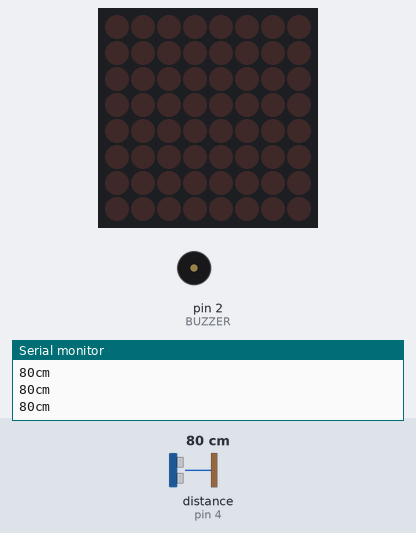
Recording of a sketch running on a simulated Arduino Uno, built with avr-gcc and run on an emulated ATmega328P. Parts: 8×8 LED matrix, buzzer (waves = sounding), the last lines printed to the serial monitor. The test bench sets the inputs (shaded band); at power-on: distance to the obstacle (sensor on pin 4) 80 cm. The echo pulse lasts 58.3 µs per cm.

Above: at 1.2 s.
1.3 s: distance to the obstacle (sensor on pin 4) set to 33 cm
2.8 s: distance to the obstacle (sensor on pin 4) set to 28 cm
At 4.7 s:
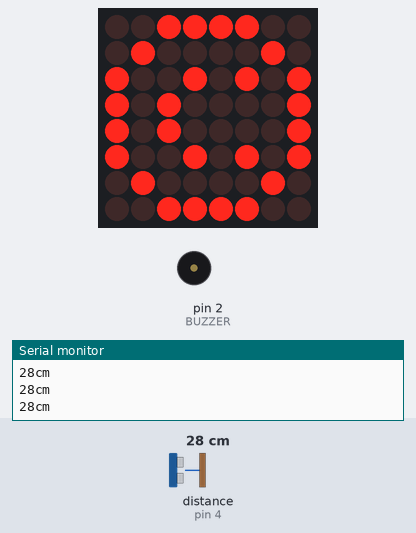
5.8 s: distance to the obstacle (sensor on pin 4) set to 2 cm
At 6.99 s:
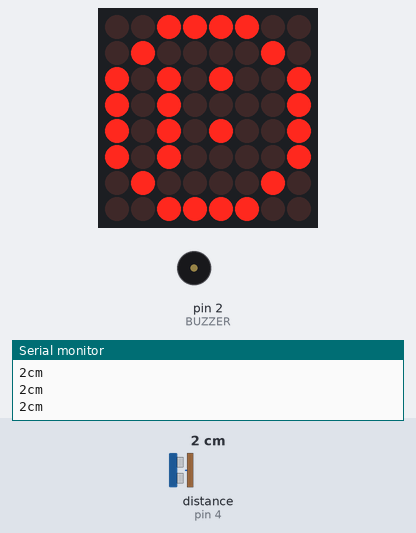
8.7 s: distance to the obstacle (sensor on pin 4) set to 9 cm
At 9.33 s:
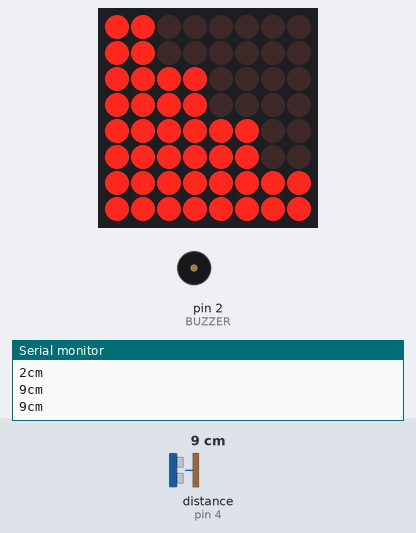
10.9 s: distance to the obstacle (sensor on pin 4) set to 23 cm
At 12.55 s:
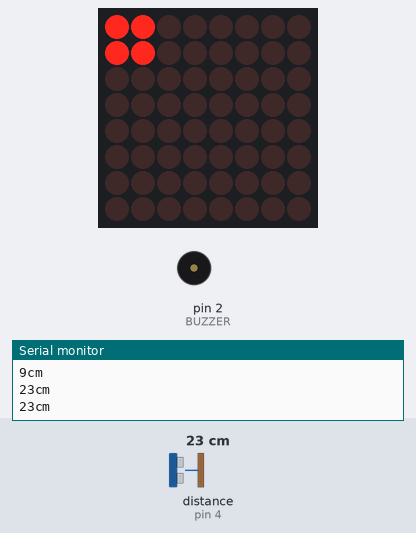
13.9 s: distance to the obstacle (sensor on pin 4) set to 18 cm
At 15.12 s:
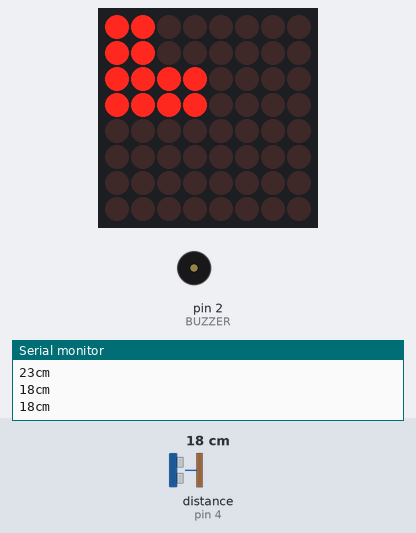
Timing chart, 0 to 17.8 s (numbered marks = the images above; inputs shaded):
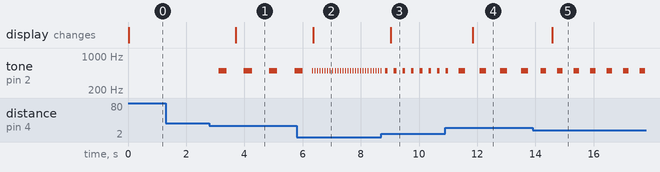

The sketch:

sensorAparcamiento.ino
```cpp
#include <LedControl.h>
#include <SR04.h>

// Nombre de colores asociados con la salidas digitales correspondiente.
#define BUZZER 2
#define ECHO_PIN 3
#define TRIG_PIN 4

long a;

//SENSOR SR04, LEDCONTROL
SR04 sr04 = SR04(ECHO_PIN,TRIG_PIN);
LedControl lc=LedControl(12,11,10,1);

unsigned long delaytime=100;

void setup() {
  Serial.begin(9600);

  pinMode(BUZZER, OUTPUT);

  lc.shutdown(0,false);       // que inicie en power saving power-saving
  lc.setIntensity(0,5);      // brillo maximo 15
  lc.clearDisplay(0);         // limpia el display
}

void loop() {
  a=sr04.Distance();
  Serial.print(a);
  Serial.println("cm");

  if (a < 30) {
    delay(a*10);
    tone(BUZZER, 500);
    delay(a*10);
    noTone(BUZZER);
    delay(a*10);

    if (a >= 25) { pintaDisplay(5);
    } else if ((a >= 20) and (a < 25 )){ pintaDisplay(4);
    } else if ((a >= 15) and (a < 20 )){ pintaDisplay(3);
    } else if ((a >= 10) and (a < 15 )){ pintaDisplay(2);
    } else if ((a >= 5) and (a < 10 )){ pintaDisplay(1);
    } else if (a < 5){ pintaDisplay(0);
    }
  } else { pintaDisplay(99); }
}

void pintaDisplay(int iTipo) {
  byte CaraSmile[8] = { B00111100,B01000010,B10010101,B10100001,B10100001,B10010101,B01000010,B00111100};
  byte distancia4[8] = { B11000000,B11000000,B00000000,B00000000,B00000000,B00000000,B00000000,B00000000};
  byte distancia3[8] = { B11000000,B11000000,B11110000,B11110000,B00000000,B00000000,B00000000,B00000000};
  byte distancia2[8] = { B11000000,B11000000,B11110000,B11110000,B11111100,B11111100,B00000000,B00000000};
  byte distancia1[8] = { B11000000,B11000000,B11110000,B11110000,B11111100,B11111100,B11111111,B11111111};
  byte caraSad[8] = { B00111100,B01000010,B10101001,B10100001,B10101001,B10100001,B01000010,B00111100};

  if (iTipo == 5) { for (int i=0; i<8; i++){ lc.setRow(0,i,CaraSmile[i]); } }
  if (iTipo == 4) { for (int i=0; i<8; i++){ lc.setRow(0,i,distancia4[i]); } }
  if (iTipo == 3) { for (int i=0; i<8; i++){ lc.setRow(0,i,distancia3[i]); } }
  if (iTipo == 2) { for (int i=0; i<8; i++){ lc.setRow(0,i,distancia2[i]); } }
  if (iTipo == 1) { for (int i=0; i<8; i++){ lc.setRow(0,i,distancia1[i]); } }
  if (iTipo == 0) { for (int i=0; i<8; i++){ lc.setRow(0,i,caraSad[i]); } }

  if (iTipo == 99) { for(int i=0; i<8; i++){ lc.setRow(0,i,0); } } // borra display
}
```

Measured:
- the behaviour switches between 30 and 29 cm on distance to the obstacle (sensor on pin 4) (found by bisection; images 0 and 1)
- after the input at 2.8 s, tone on pin 2 (BUZZER): alternates 500 Hz for 0.28 s and silent for 0.59 s, starting after 0.32 s; the display: changes after 0.90 s (image 1)
- after the input at 5.8 s, the display: changes after 0.57 s (image 2)
- after the input at 8.7 s, the display: changes after 0.32 s (image 3)
- after the input at 10.9 s, the display: changes after 0.95 s (image 4)
- after the input at 13.9 s, the display: changes after 0.67 s (image 5)
